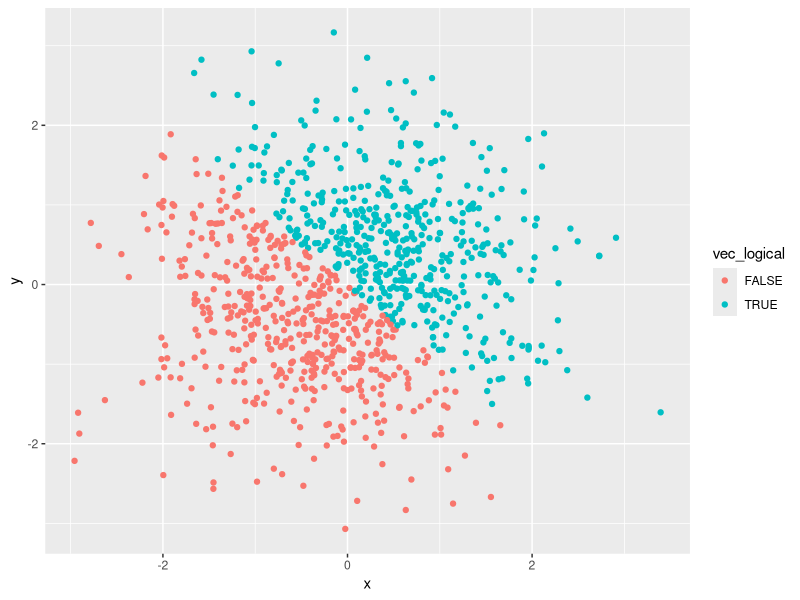
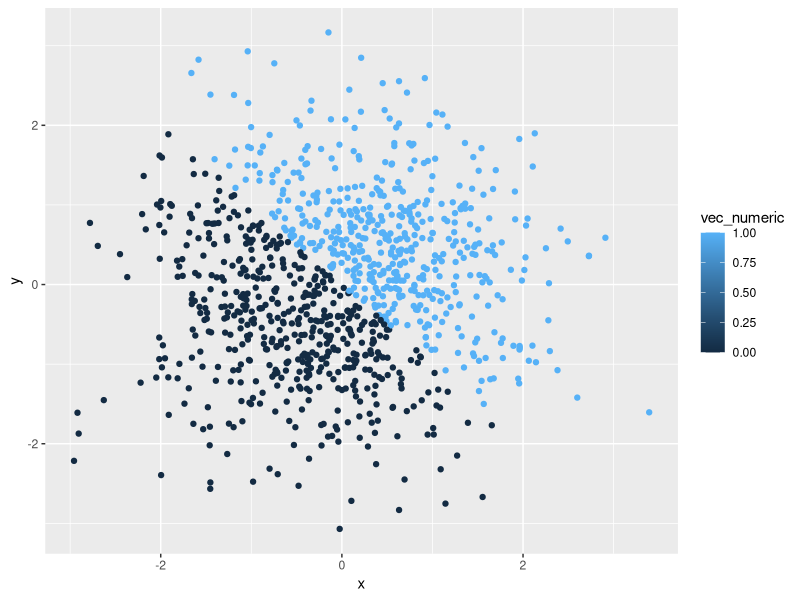
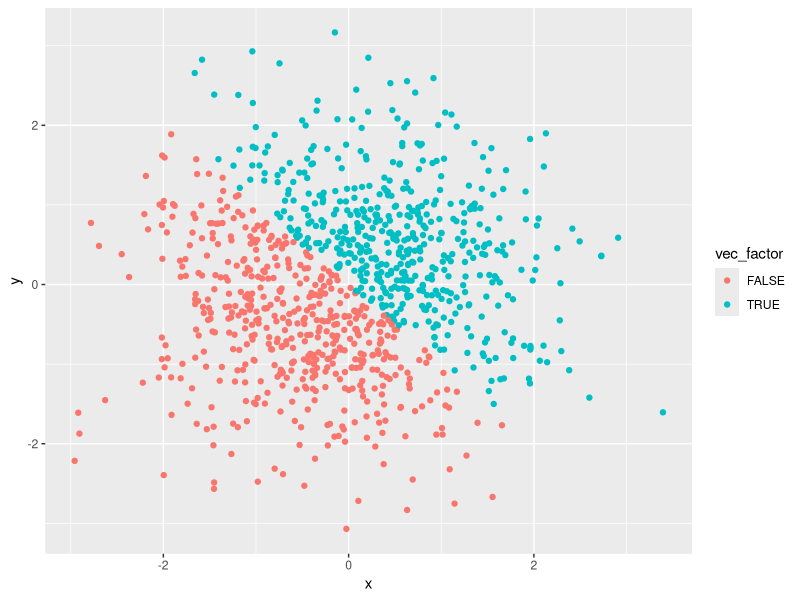
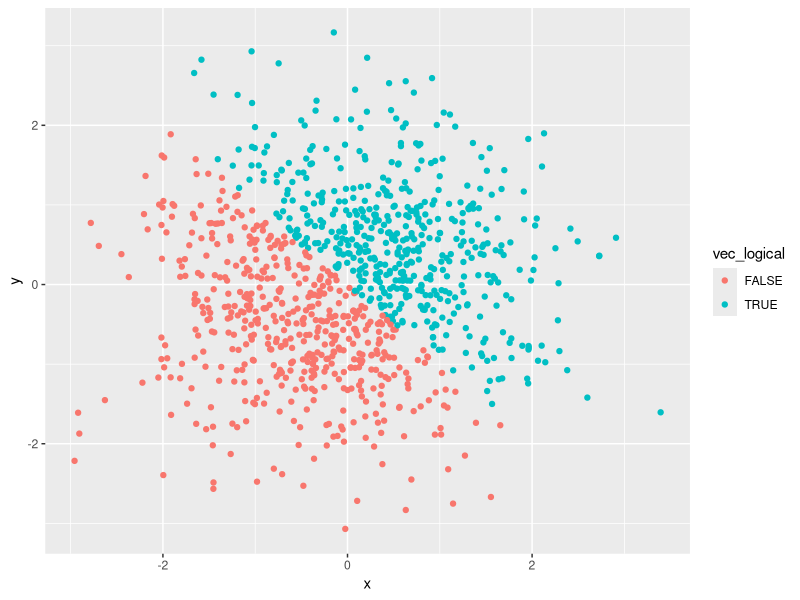

Write R code to recreate these figures, in order.
## ---- chunk 1
knitr::opts_chunk$set(message = FALSE, warning = FALSE)
## ---- chunk 2
library(tidyverse)
df_1 = tibble(
vec_rnorm = rnorm(10, mean=0, sd=5),
vec_logical = c(vec_rnorm>2), 
vec_character = c("a", "b", "c", "d", "e", "f", "g", "h", "i", "j"),
vec_factor = factor(c("male", "male", "female", "female", "male", "male", "female", "female", "male", "female"))
 )
## ---- chunk 3
mean(df_1$vec_rnorm)
mean(df_1$vec_logical)
mean(df_1$vec_character)
mean(df_1$vec_factor)
## ---- chunk 4
as.numeric(df_1$vec_logical)
as.numeric(df_1$vec_character)
as.numeric(df_1$vec_factor)
## ---- chunk 5
as.numeric(as.factor(df_1$vec_character))
## ---- chunk 6
as.numeric(as.character(df_1$vec_factor))
## ---- chunk 7
 library(tidyverse)
 df_2 = tibble(
  x = rnorm(1000, mean=0, sd=1),
  y = rnorm(1000, mean=0, sd=1),
  vec_logical = c(x+y>0),
  vec_numeric = as.numeric(vec_logical),
  vec_factor = as.factor(vec_logical)
 )
## ---- chunk 8
pic_1<-ggplot(df_2, aes(x = x, y = y, color=vec_logical)) + geom_point()
pic_1
## ---- chunk 9
ggplot(df_2, aes(x = x, y = y, color=vec_numeric)) + geom_point()
## ---- chunk 10
ggplot(df_2, aes(x = x, y = y, color=vec_factor)) + geom_point()
## ---- chunk 11
ggsave(pic_1, file = "scatterplot_1.png")
